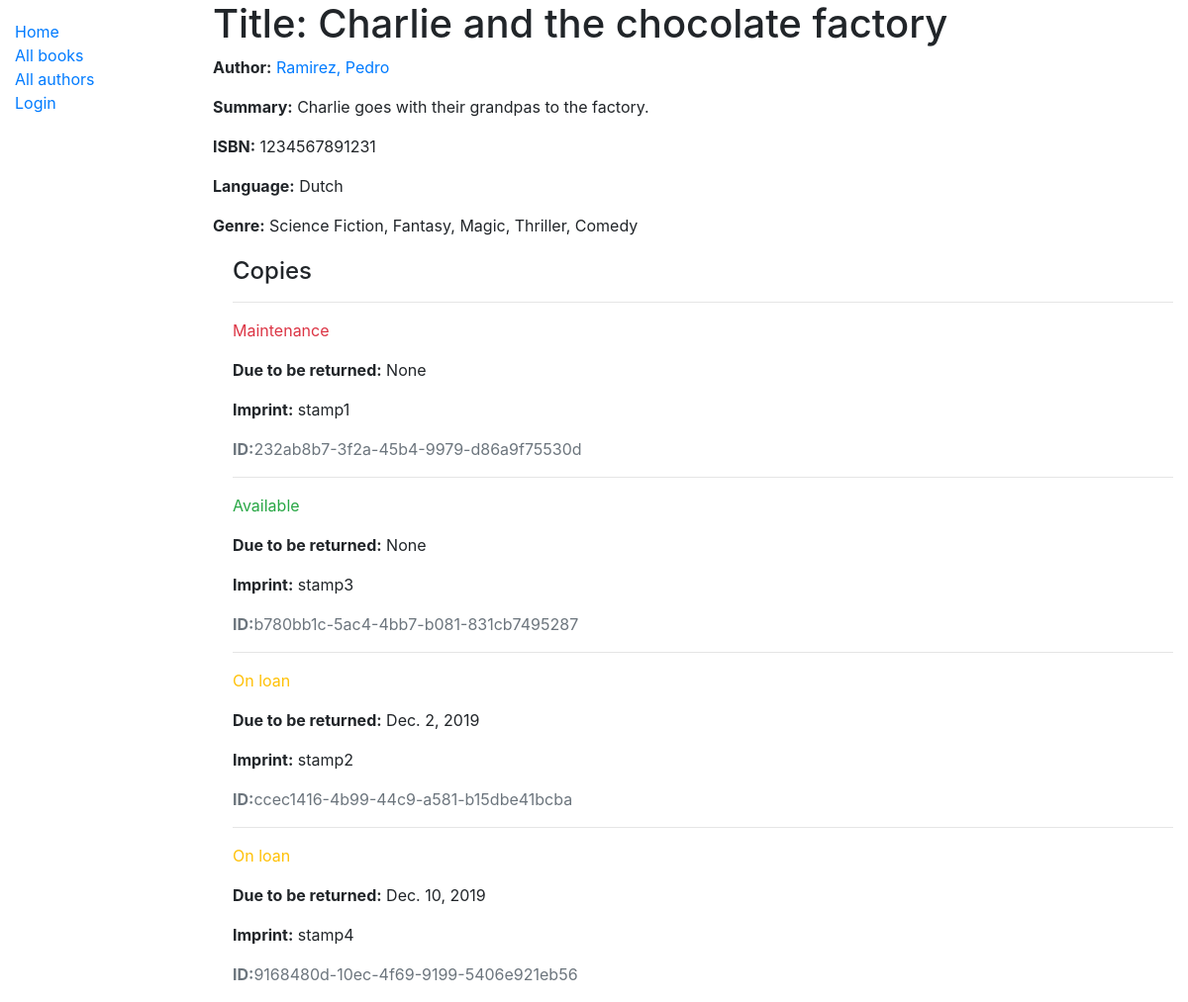
Before: /catalog/book/1 with the older database file.
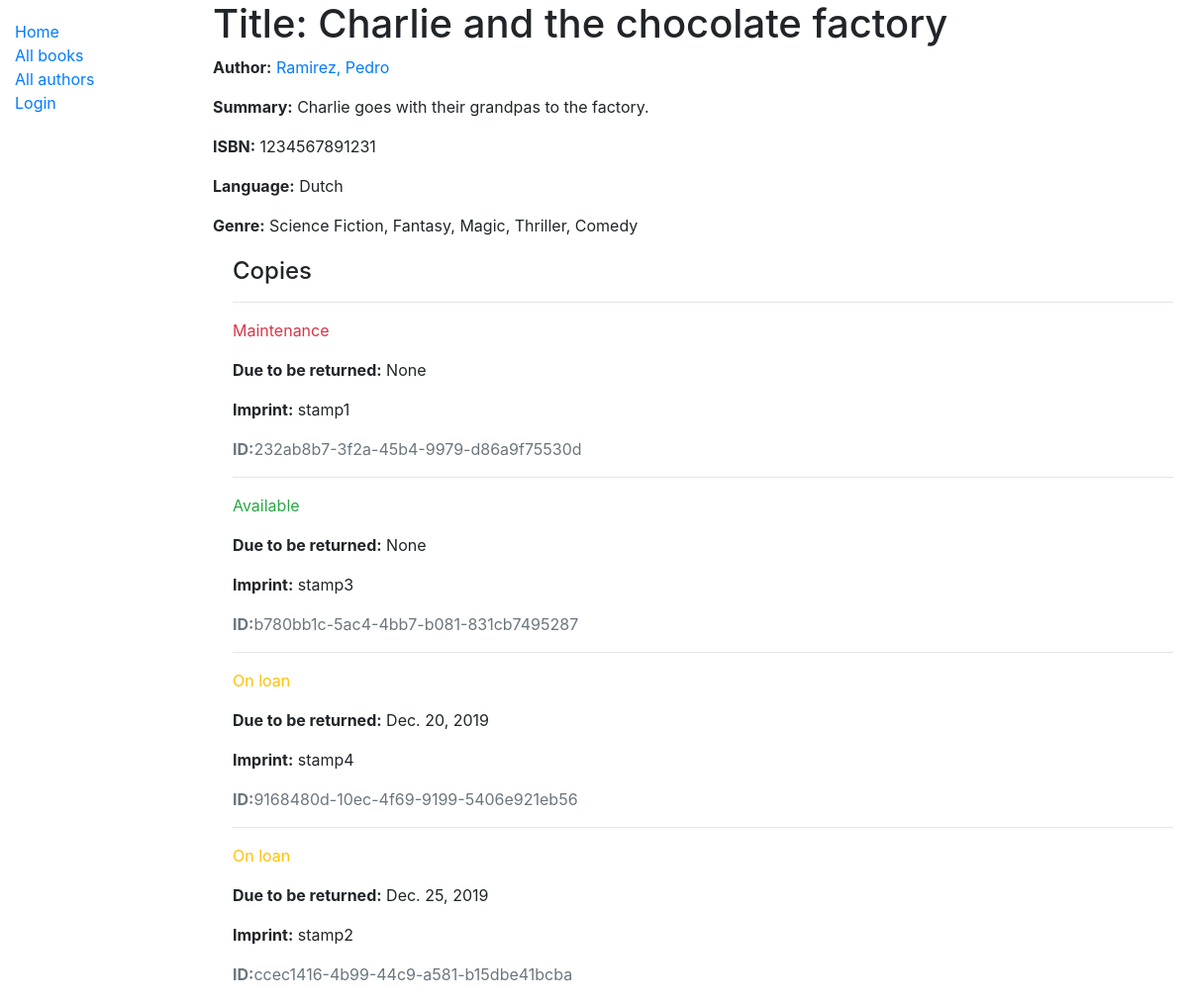
After: the same page with the newer database file.
### catalog/models.py (models this page shows, shortened)
class BookInstance(models.Model):
    id = models.UUIDField(primary_key=True, default=uuid.uuid4,
                          help_text='Unique ID for this particular book instance.')
    book = models.ForeignKey('Book', on_delete=models.SET_NULL, null=True)
    imprint = models.CharField(max_length=200)
    due_back = models.DateField(null=True, blank=True)
    borrower = models.ForeignKey(User, on_delete=models.SET_NULL, null=True, blank=True)
    LOAN_STATUS = (
        ('m', 'Maintenance'),
        ('o', 'On loan'),
        ('a', 'Available'),
        ('r', 'Reserved')
    )
    status = models.CharField(
        max_length=1,
        choices=LOAN_STATUS,
        blank=True,
        default='m',
        help_text='Book availability'
    )
    class Meta:
        ordering = ['due_back']
        permissions = (("can_mark_returned", "Can set book as returned"),)

### catalog/views.py (the view)
# urls.py: re_path(r'^book/(?P<pk>\d+)$', views.BookDetailView.as_view(), name='book-detail'),
class BookDetailView(generic.DetailView):
    model = Book

### catalog/models.py (called while the page is built)
    def __str__(self):
        return self.name

    def __str__(self):
        return f'{self.last_name}, {self.first_name}'

    def __str__(self):
        return self.name

### catalog/templates/catalog/book_detail.html
{% extends "base_generic.html" %}
{% block content %}
    <h1>Title: {{ book.title }}</h1>
    <p><strong>Author:</strong> <a href="">{{ book.author }}</a> </p>
    <p><strong>Summary:</strong> {{ book.summary }} </p>
    <p><strong>ISBN:</strong> {{ book.isbn }} </p>
    <p><strong>Language:</strong> {{ book.language }} </p>
    <p><strong>Genre:</strong> {{ book.genre.all|join:", " }} </p>
    <div style="margin-left: 20px;margin-top: 20px">
        <h4>Copies</h4>
        {% for copy in book.bookinstance_set.all %}
            <hr>
            <p class="{% if copy.status == 'a' %}text-success{% elif copy.status == 'm' %}text-danger{% else %}text-warning{% endif %}">
                {{ copy.get_status_display }}
            </p>
            {% if copy in book.bookinstance_set.all %}
                <p><strong>Due to be returned:</strong> {{ copy.due_back }}</p>
            {% endif %}
            <p><strong>Imprint:</strong> {{ copy.imprint }}</p>
            <p class="text-muted"><strong> ID:</strong>{{ copy.id }}</p>
        {% endfor %}
    </div>
{% endblock %}

Changed rows visible on the page:
changed BookInstance "stamp4": due_back "Dec. 10, 2019" → "Dec. 20, 2019"; moves up the list
changed BookInstance "stamp2": due_back "Dec. 2, 2019" → "Dec. 25, 2019"
